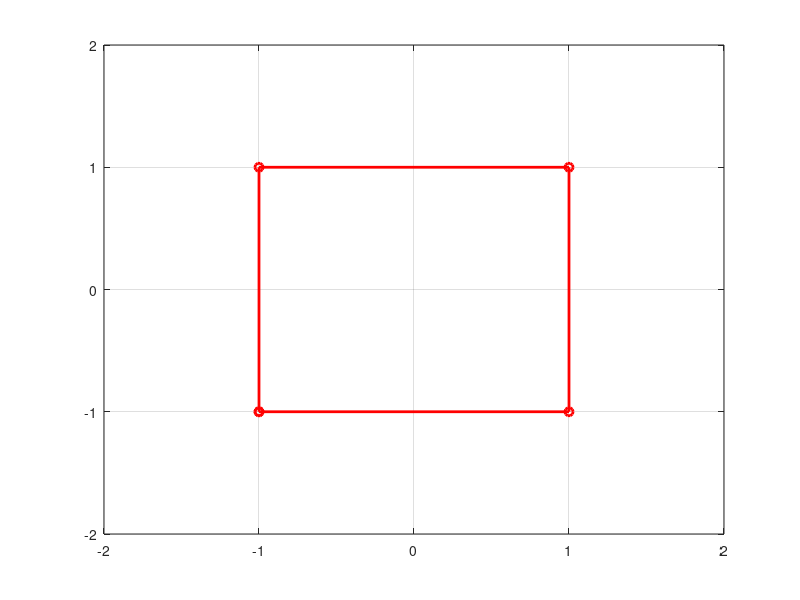
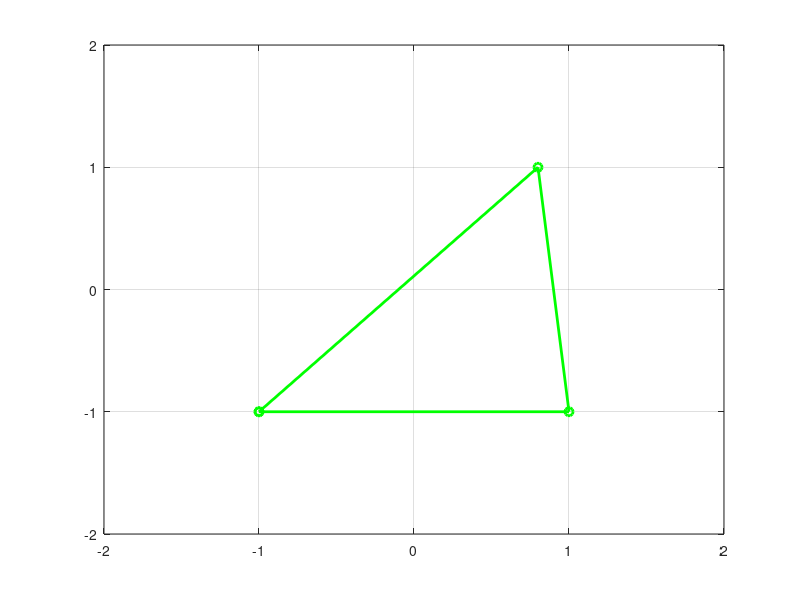
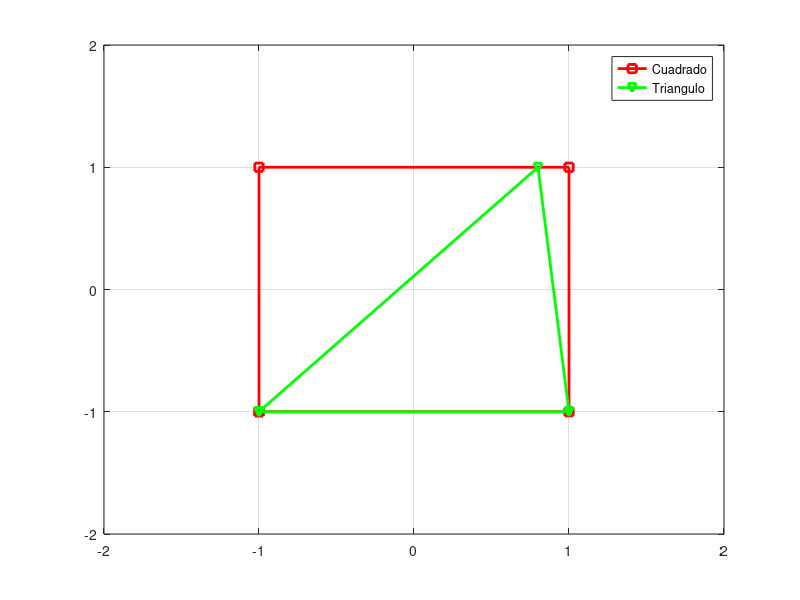

These figures' MATLAB source, in order:
clear all
close all
clc

% Vertices del cuadrado y cierre
xc = [-1, 1, 1, -1, -1];
yc = [-1, -1, 1, 1, -1];

figure(1)
plot(xc, yc, 'o-r', 'linewidth', 2); grid on
axis([-2, 2, -2, 2])

% Vertices del cuadrado y cierre
xt = [-1, 1, 0.8, -1];
yt = [-1, -1, 1, -1];

figure(2)
plot(xt, yt, 'o-g', 'linewidth', 2); grid on
axis([-2, 2, -2, 2])

figure(3)
plot(xc, yc, 's-r', 'linewidth', 2); grid on; hold on
plot(xt, yt, 'v-g', 'linewidth', 2)
axis([-2, 2, -2, 2])
legend('Cuadrado', 'Triangulo')